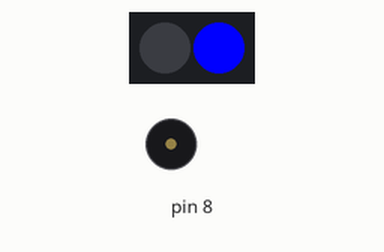
A sketch run on a simulated Arduino Uno, built with avr-gcc and run on an emulated ATmega328P. Shown: 2 RGB LEDs in strip order, left to right, buzzer (waves = sounding).

Above: at 0.05 s.
At 1.0 s:
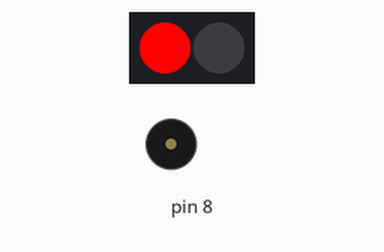
Timing chart, 0 to 3.0 s (numbered marks = the images above):
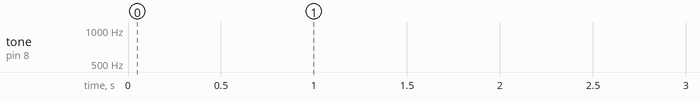

The sketch:

sketch_may15c.ino
```cpp
#include <Adafruit_NeoPixel.h>
Adafruit_NeoPixel pix(2, 13, NEO_GRB+NEO_KHZ800);

void setup() {
  // put your setup code here, to run once:
pix.begin();
pinMode(8, OUTPUT);
pinMode(6, OUTPUT);
pinMode(5, OUTPUT);
}

void loop() {
  // put your main code here, to run repeatedly:
 for(int x=0 ; x<1900 ; x+=1){
 tone(8, x, 10);
 if(x%60 == 0){
 pix.setPixelColor(0, pix.Color(255, 0, 0));
 pix.setPixelColor(1, pix.Color(0, 0 ,0));
 pix.show();
 }
 if(x%120 == 0){
 pix.setPixelColor(0, pix.Color(0, 0, 0));
 pix.setPixelColor(1, pix.Color(0, 0, 255));
 pix.show();
 }
 delay(1);
 }
 for(int x=1900 ; x>150 ; x-=1){
 tone(8, x, 10);
 if(x%60 == 0){
 pix.setPixelColor(0, pix.Color(255, 0, 0));
 pix.setPixelColor(1, pix.Color(0, 0 ,0));
 pix.show();
 }
 if(x%120 == 0){
 pix.setPixelColor(0, pix.Color(0, 0, 0));
 pix.setPixelColor(1, pix.Color(0, 0, 255));
 pix.show();
 }
 delay(1);
 }
 digitalWrite(5, HIGH);
 digitalWrite(6, HIGH);
 delay(1);
 digitalWrite(5, LOW);
 digitalWrite(6, LOW);
 delay(1);
}
```
